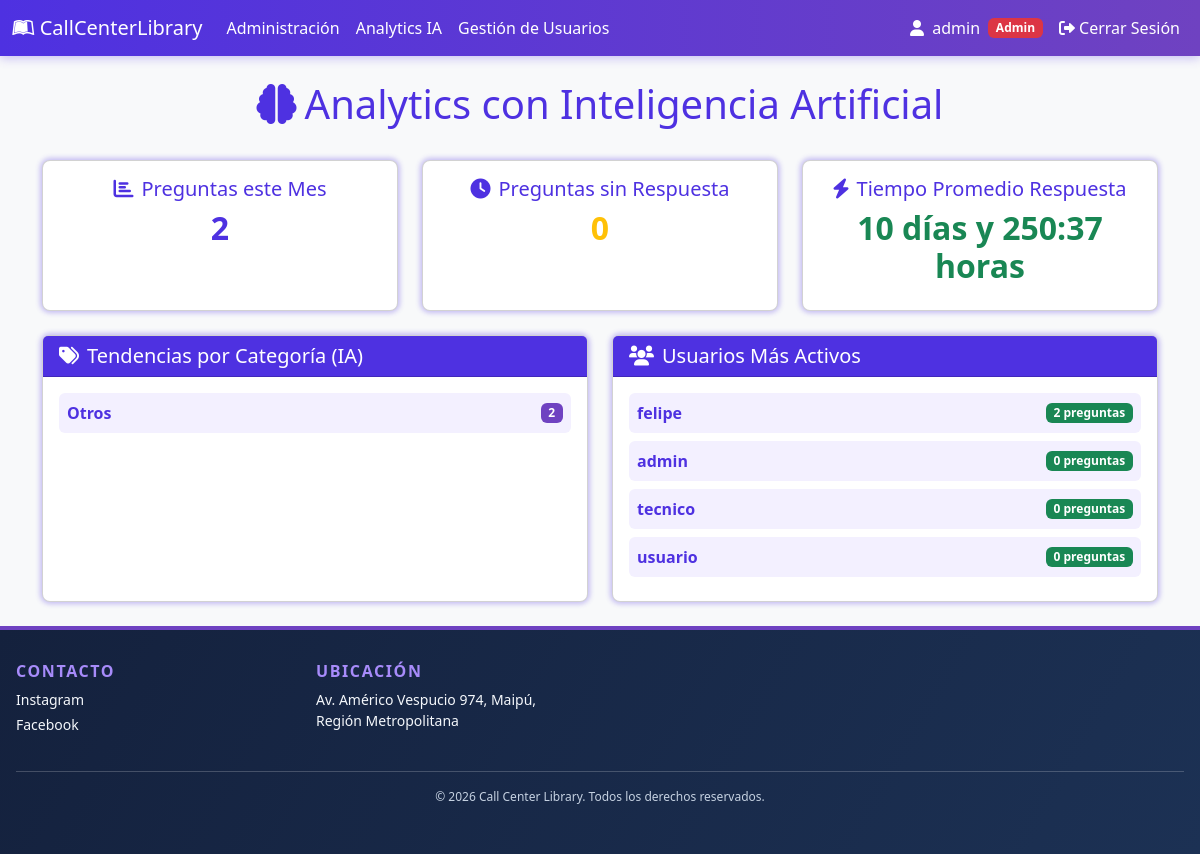
Screenshot of /AnalyticsIA/ (signed in) with the database file from the repository.
### online/models.py (models this page shows, shortened)
class Usuario(AbstractBaseUser):
    nombre = models.CharField(
        verbose_name="Nombre", max_length=30, blank=True, null=True
    )
    apellido = models.CharField(
        verbose_name="Apellido", max_length=30, blank=True, null=True
    )
    rut = models.CharField(
        verbose_name="RUT", max_length=12, unique=True, blank=True, null=True
    )
    correo = models.EmailField(
        verbose_name="Correo electrónico",
        max_length=70,
        unique=True,
    )
    usuario = models.CharField(
        verbose_name="Usuario",
        max_length=50,
        unique=True,
    )
    fecha_nacimiento = models.DateField(
        verbose_name="Fecha de nacimiento", null=True, blank=True
    )
    activo = models.BooleanField(default=True)
    admin = models.BooleanField(default=False)
    tecnico = models.BooleanField(default=False)
    token = TextField(default="")
    token_hasta = DateTimeField(auto_now_add=True)
    USERNAME_FIELD = "usuario"
    REQUIRED_FIELDS = ["correo"]
    objects = UserManager()
    @property
    def is_active(self):
        return self.activo

### administracion/views.py (the view)
# urls.py: path("AnalyticsIA/", AnalyticsIA, name="analytics_ia"),
@login_required
def AnalyticsIA(request: HttpRequest) -> HttpResponse:
    usuario: object = request.user
    assert isinstance(usuario, Usuario)
    es_admin: int = usuario.admin
    if not es_admin:
        usuario_id: Any | None = usuario.pk
        return redirect(f"/Inicio/{usuario_id}")
    total_promedio_respuestas: datetime.timedelta | Literal[0] = promedio_respuestas_admin()
    if total_promedio_respuestas == 0:
        promedio_respuestas = "No hay preguntas"
    else:
        promedio_respuestas: Any = timedelta_string(total_promedio_respuestas)
    try:
        asistente_ia = AsistenteIA()
        preguntas_ultimo_mes = Preguntas.objects.filter(
            Fecha_creacion__gte=timezone.now() - datetime.timedelta(days=30)
        )
        categorias_analisis = {}
        for pregunta in preguntas_ultimo_mes[:50]:  # Limitar para no sobrecargar la API
            categoria: Any | str = asistente_ia.clasificar_pregunta(pregunta.Pregunta)
            if categoria not in categorias_analisis:
                categorias_analisis[categoria] = 0
            categorias_analisis[categoria] += 1
        usuarios_activos = Usuario.objects.annotate(
            num_preguntas=Count("preguntas")
        ).order_by("-num_preguntas")[:10]
        analytics_data: dict[Any, Any] = {
            "total_preguntas_mes": preguntas_ultimo_mes.count(),
            "categorias_tendencia": dict(
                sorted(categorias_analisis.items(), key=lambda x: x[1], reverse=True)[:5]
            ),
            "usuarios_activos": usuarios_activos,
            "preguntas_sin_respuesta": Preguntas.objects.filter(
                respuesta__isnull=True
            ).count(),
            "tiempo_promedio_respuesta": promedio_respuestas,
        }
    except Exception as e:
        logger.info(msg=f"Error en analytics IA: {e}")
        analytics_data = {"error": "No se pudieron cargar los analytics"}
    logger.info(analytics_data)
    return render(
        request       = request,
        template_name = "analytics_ia.html",
        context       = {"analytics_data": analytics_data})

### administracion/views.py (called while the page is built)
def promedio_respuestas_admin() -> datetime.timedelta | Literal[0]:
    lista_preguntas: QuerySet[Preguntas] = Preguntas.objects.all()
    lista_tiempo_duracion: list[datetime.timedelta] = []
    for pregunta in lista_preguntas:
        lista_respuestas = Respuesta.objects.filter(
            id_Pregunta=pregunta.idPregunta
        ).order_by("FechaHora")
        fecha_creacion: datetime.datetime = pregunta.Fecha_creacion
        for respuesta in lista_respuestas:
            if respuesta.Usuario.admin | respuesta.Usuario.tecnico:
                lista_tiempo_duracion.append(respuesta.FechaHora - fecha_creacion)
                break
        else:
            lista_tiempo_duracion.append(timezone.now() - fecha_creacion)
    if len(lista_tiempo_duracion) == 0:
        return 0
    return sum(lista_tiempo_duracion, datetime.timedelta(0)) / len(
        lista_tiempo_duracion
    )

def timedelta_string(delta: datetime.timedelta) -> str:
    total_segundos: int = int(delta.total_seconds())
    dias: int = total_segundos // 86400
    segundos_restantes: int = total_segundos - (dias * 86400)
    horas: int = total_segundos // 3600
    segundos_restantes = total_segundos - (horas * 3600)
    minutos = segundos_restantes // 60
    return f"{dias} días y {horas:02}:{minutos:02} horas"

### online/ia_utils.py (called while the page is built)
    def _client(self) -> OpenAI:
        return OpenAI(base_url="http://localhost:11434/v1", api_key="ollama")

### administracion/templates/analytics_ia.html (shortened to what this page needs)
{% extends "componentes/header.html" %}
{% load static %}
{% block content %}
<div class="container py-4">
    <div class="row mb-4">
        <div class="col">
            <h1 class="text-center text-purple"><i class="fas fa-brain me-2"></i>Analytics con Inteligencia Artificial</h1>
        </div>
    </div>
    <div class="row g-4 mb-4">
        <div class="col-md-4">
            <div class="card card-purple text-center h-100">
                <div class="card-body">
                    <h5 class="card-title text-purple"><i class="fas fa-chart-bar me-2"></i>Preguntas este Mes</h5>
                    <h2 class="text-purple fw-bold">{{ analytics_data.total_preguntas_mes }}</h2>
                </div>
            </div>
        </div>
        <div class="col-md-4">
            <div class="card card-purple text-center h-100">
                <div class="card-body">
                    <h5 class="card-title text-purple"><i class="fas fa-clock me-2"></i>Preguntas sin Respuesta</h5>
                    <h2 class="text-warning fw-bold">{{ analytics_data.preguntas_sin_respuesta }}</h2>
                </div>
            </div>
        </div>
        <div class="col-md-4">
            <div class="card card-purple text-center h-100">
                <div class="card-body">
                    <h5 class="card-title text-purple"><i class="fas fa-bolt me-2"></i>Tiempo Promedio Respuesta</h5>
                    <h2 class="text-success fw-bold">{{ analytics_data.tiempo_promedio_respuesta }}</h2>
                </div>
            </div>
        </div>
    </div>
    <div class="row g-4">
        <div class="col-lg-6">
            <div class="card card-purple h-100">
                <div class="card-header bg-purple text-white">
                    <h5 class="mb-0"><i class="fas fa-tags me-2"></i>Tendencias por Categoría (IA)</h5>
                </div>
                <div class="card-body">
                    {% for categoria, cantidad in analytics_data.categorias_tendencia.items %}
                    <div class="d-flex justify-content-between align-items-center mb-2 p-2 rounded" style="background-color: #f3f0ff;">
                        <span class="fw-bold text-purple">{{ categoria|title }}</span>
                        <span class="badge" style="background-color: #6f42c1;">{{ cantidad }}</span>
                    </div>
                    {% empty %}
                    <p class="text-muted text-center">No hay datos disponibles</p>
                    {% endfor %}
                </div>
            </div>
        </div>
        <div class="col-lg-6">
            <div class="card card-purple h-100">
                <div class="card-header bg-purple text-white">
                    <h5 class="mb-0"><i class="fas fa-users me-2"></i>Usuarios Más Activos</h5>
                </div>
                <div class="card-body">
                    {% for usuario in analytics_data.usuarios_activos %}
                    <div class="d-flex justify-content-between align-items-center mb-2 p-2 rounded" style="background-color: #f3f0ff;">
                        <span class="fw-bold text-purple">{{ usuario.usuario }}</span>
                        <span class="badge bg-success">{{ usuario.num_preguntas }} preguntas</span>
                    </div>
                    {% empty %}
                    <p class="text-muted text-center">No hay datos disponibles</p>
                    {% endfor %}
                </div>
            </div>
        </div>
    </div>
</div>
{% endblock %}

### online/templates/componentes/header.html (shortened to what this page needs)
{% load static %}
<!DOCTYPE html>
<html lang="es">
<head>
    <link rel="stylesheet" href="https://cdnjs.cloudflare.com/ajax/libs/font-awesome/6.0.0/css/all.min.css">
    <link href="https://cdn.jsdelivr.net/npm/bootstrap@5.3.8/dist/css/bootstrap.min.css" rel="stylesheet">
    <link href="{% static 'main.css'%}" rel="stylesheet">
</head>
<body>
    <nav class="navbar navbar-expand-lg">
        <div class="container-fluid">
            <a class="navbar-brand" href="{% if user.is_authenticated %}{% if user.admin or user.tecnico %}/Administracion/{% else %}/Inicio/{% endif %}{% else %}/{% endif %}">
            <i class="fa-brands fa-leanpub"></i>
                CallCenterLibrary
            </a>
            <div class="collapse navbar-collapse" id="navbar-items">
                <ul class="navbar-nav me-auto mb-2 mb-lg-0">
                    {% if user.is_authenticated %}
                        {% if user.admin or user.tecnico %}
                        <li class="nav-item">
                            <a class="nav-link" href="/Administracion/">Administración</a>
                        </li>
                        {% if user.admin %}
                        <li class="nav-item">
                            <a class="nav-link" href="{% url 'analytics_ia' %}">Analytics IA</a>
                        </li>
                        {% endif %}
                        {% if user.admin %}
                        <li class="nav-item">
                            <a class="nav-link" href="/GestionUsuarios/">Gestión de Usuarios</a>
                        </li>
                        {% endif %}
                        {% else %}
                        <li class="nav-item">
                            <a class="nav-link" href="/Inicio/">Inicio</a>
                        </li>
                        {% endif %}
                    {% else %}
                        <li class="nav-item">
                            <a class="nav-link" href="/">Inicio</a>
                        </li>
                    {% endif %}
                </ul>
                {% if user.is_authenticated %}
                    <span class="text-white me-2">
                        <i class="fas fa-user me-1"></i> {{ user.usuario }}
                    </span>
                    {% if user.admin %}
                        <span class="badge bg-danger me-2">Admin</span>
                    {% elif user.tecnico %}
                        <span class="badge bg-info me-2">Técnico</span>
                    {% endif %}
                {% endif %}
                <ul class="navbar-nav mb-2 mb-lg-0">
                    {% if user.is_authenticated %}
                        <li class="nav-item">
                            <form method="post" action="{% url 'Logout' %}" class="d-inline">
                                <button type="submit" class="btn btn-link nav-link">
                                    <i class="fas fa-sign-out-alt"></i> Cerrar Sesión
                                </button>
                            </form>
                        </li>
                    {% endif %}
                </ul>
            </div>
        </div>
    </nav>
    <main>
        {% block content %}
        {% endblock %}
    </main>
    <footer class="site-footer">
        <div class="footer-content">
            <section class="footer-section">
                <h2>Contacto</h2>
                <p>Instagram</p>
                <p>Facebook</p>
            </section>
            <section class="footer-section">
                <h2>Ubicación</h2>
                <p>Av. Américo Vespucio 974, Maipú, Región Metropolitana</p>
            </section>
            <p class="footer-copyright">© 2026 Call Center Library. Todos los derechos reservados.</p>
        </div>
    </footer>
</body>
</html>

### static/main.css (style rules this page uses)
:root { --bs-primary: #6f42c1; --bs-primary-rgb: 111, 66, 193; --bs-secondary: #764ba2; --purple-accent: #673de6; --purple-deep: #4E31E1; --purple-gradient: linear-gradient(135deg, #667eea 0%, #764ba2 100%); }
body { min-height: 100vh; background-color: #f8f9fa; display: flex; flex-direction: column; }
main { flex: 1 0 auto; width: 100%; }
.navbar { background: linear-gradient(90deg, #4E31E1 0%, #6f42c1 100%) !important; box-shadow: 0 2px 10px rgba(78, 49, 225, 0.3); }
.navbar-brand, .navbar-nav .nav-link { color: white !important; font-weight: 500; }
.text-purple { color: var(--purple-deep) !important; }
.bg-purple { background-color: var(--purple-deep) !important; }
.card-purple { -- border: 1px solid var(--purple-deep); box-shadow: 0px 0px 5px 2px rgba(78, 49, 225, 0.3); border-radius: 8px; }
.site-footer { background: linear-gradient(120deg, #14213d 0%, #1c3154 100%); color: #f4f7fb; padding: 2rem 0; margin-top: auto; border-top: 4px solid #6f42c1; }
.footer-content { max-width: 1200px; margin: 0 auto; padding: 0 1rem; display: grid; grid-template-columns: repeat(auto-fit, minmax(250px, 1fr)); gap: 2rem; }
.footer-section h2 { color: #a78bfa; font-size: 1rem; font-weight: 700; text-transform: uppercase; letter-spacing: 0.1em; margin-bottom: 0.5rem; }
.footer-section p { margin: 0.25rem 0; font-size: 0.875rem; }
.footer-copyright { grid-column: 1 / -1; text-align: center; color: #c5d1e1; font-size: 0.75rem; padding-top: 1rem; border-top: 1px solid rgba(255, 255, 255, 0.2); }

### rows the page displays
Usuario: usuario "admin", num_preguntas "0"
Usuario: usuario "felipe", num_preguntas "2"
Usuario: usuario "tecnico", num_preguntas "0"
Usuario: usuario "usuario", num_preguntas "0"

### other values shown
{{ analytics_data.total_preguntas_mes }} "2"
{{ analytics_data.preguntas_sin_respuesta }} "0"
{{ analytics_data.tiempo_promedio_respuesta }} "10 días y 250:37 horas"
{{ categoria|title }} "Otros"
{{ cantidad }} "2"
